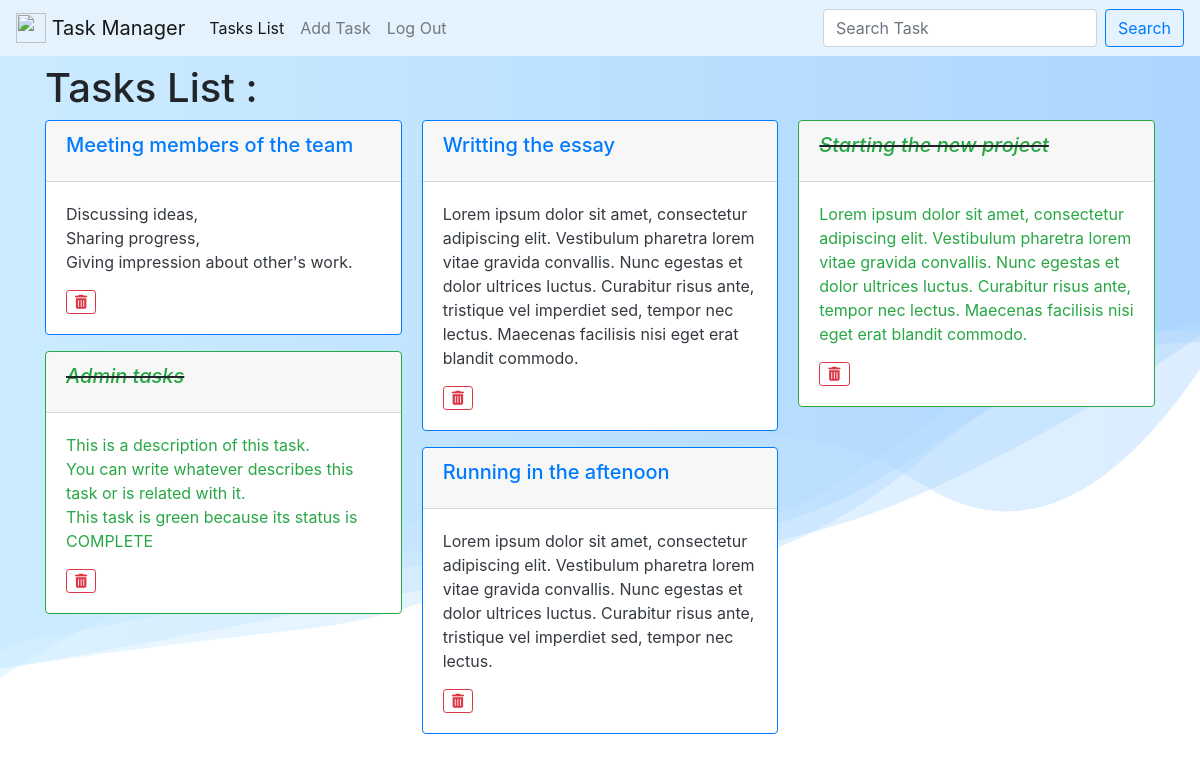
/list_task/ (signed in), run on the app's committed database.
### task_app/models.py (models this page shows)
class Task(models.Model):
    title = models.CharField(max_length=100)
    description = models.TextField(null=True,blank=True)
    complete = models.BooleanField(default=False)
    created = models.DateTimeField(auto_now_add=False)
    manager = models.ForeignKey(User,on_delete=models.CASCADE)
    def __str__(self):
        return f'{self.title}'

### task_app/views.py (the view)
# urls.py: path('list_task/',views.list_task,name='list_task'),
@login_required
def list_task(request):
    all_tasks = models.Task.objects.filter(manager=request.user)
    context = {
        'all_tasks' : all_tasks
    }
    return render(request,'task_app/list_task.html',context=context)

### task_app/templates/task_app/list_task.html
{% extends 'task_app/navbar.html' %} {% block content2 %}
<h1 class="my-2">Tasks List :</h1>
<div class="card-columns">
  {% for task in all_tasks %} {% if task.complete %}
  <div class="card border-success mb-3" style="max-width: 25rem">
    <div class="card-header">
      <i
        ><s>
          <h5 class="card-title">
            <a
              href="{% url 'task_app:detail_task' task.id %}"
              class="text-success"
            >
              {{task}}
            </a>
          </h5>
        </s></i
      >
    </div>
    <div class="card-body text-success">
      <p class="card-text m-0">{{task.description|linebreaks}}</p>
      <a
        href="{% url 'task_app:delete_task' task.id%}"
        class="btn btn-outline-danger btn-sm"
        ><i class="fa-solid fa-trash-can"></i
      ></a>
    </div>
  </div>
  {% else %}
  <div class="card border-primary mb-3" style="max-width: 25rem">
    <div class="card-header">
      <h5 class="card-title">
        <a href="{% url 'task_app:detail_task' task.id %}"> {{task}} </a>
      </h5>
    </div>
    <div class="card-body text-dark">
      <p class="card-text m-0">{{task.description|linebreaks}}</p>
      <a
        href="{% url 'task_app:delete_task' task.id%}"
        class="btn btn-outline-danger btn-sm"
        ><i class="fa-solid fa-trash-can"></i
      ></a>
    </div>
  </div>
  {% endif %} {% endfor %}
</div>
{% endblock content2 %}

### task_app/templates/task_app/navbar.html (shortened to what this page needs)
{% extends 'task_app/base.html' %} {% block content %}
<nav
  class="navbar navbar-expand-lg navbar-light"
  style="background-color: #e3f2fd"
>
  <a class="navbar-brand" href="#">
    <img
      src="https://play-lh.googleusercontent.com/pjUulZ-Vdo7qPKxk3IRhnk8SORPlgSydSyYEjm7fGcoXO8wDyYisWXwQqEjMryZ_sqK2"
      width="30"
      height="30"
      class="d-inline-block align-top"
      alt=""
    />
    Task Manager</a
  >
  <div class="collapse navbar-collapse" id="navbarNav">
    <ul class="navbar-nav mr-auto">
      <li class="nav-item active">
        <a class="nav-link" href="{% url 'task_app:list_task' %}"
          >Tasks List<span class="sr-only">(current)</span></a
        >
      </li>
      <li class="nav-item">
        <a class="nav-link" href="{% url 'task_app:add_task' %}">Add Task</a>
      </li>
      {% if user.is_authenticated %}
      <li class="nav-item">
        <a class="nav-link" href="{% url 'members:logout_user' %}">Log Out</a>
      </li>
      {% endif %}
    </ul>
    <form
      method="POST"
      action="{% url 'task_app:searchbar' %}"
      class="form-inline my-2 my-lg-0"
    >
      <input
        class="form-control mr-sm-2"
        type="search"
        placeholder="Search Task"
        aria-label="Search"
        name="searched"
      />
      <button class="btn btn-outline-primary my-2 my-sm-0">Search</button>
    </form>
  </div>
</nav>
<div class="container">{% block content2 %}{% endblock content2 %}</div>
{% endblock content %}

### task_app/templates/task_app/base.html (shortened to what this page needs)
{% load static %}
<html lang="en">
  <head>
    <link
      rel="stylesheet"
      href="https://cdn.jsdelivr.net/npm/bootstrap@4.0.0/dist/css/bootstrap.min.css"
    />
  </head>
  <body>
     {% block content %}{% endblock content %}
  </body>
</html>

### data on the page
Task: title "Meeting members of the team", description "Discussing ideas, Sharing progress, Giving impression about other's work."
Task: title "Admin tasks", description "This is a description of this task. You can write whatever describes this task or is related with it. This task is green because its status is COMPLETE"
Task: title "Writting the essay", description "Lorem ipsum dolor sit amet, consectetur adipiscing elit. Vestibulum pharetra lorem vitae gravida convallis. Nunc egestas et dolor ultrices luctus. Curabitur risus ante, tristique vel imperdiet sed, tempor nec lectus. Maecenas facilisis nisi eget erat blandit commodo."
Task: title "Running in the aftenoon", description "Lorem ipsum dolor sit amet, consectetur adipiscing elit. Vestibulum pharetra lorem vitae gravida convallis. Nunc egestas et dolor ultrices luctus. Curabitur risus ante, tristique vel imperdiet sed, tempor nec lectus."
Task: title "Starting the new project", description "Lorem ipsum dolor sit amet, consectetur adipiscing elit. Vestibulum pharetra lorem vitae gravida convallis. Nunc egestas et dolor ultrices luctus. Curabitur risus ante, tempor nec lectus. Maecenas facilisis nisi eget erat blandit commodo."
